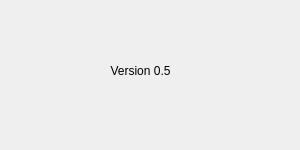
<?xml version="1.0" encoding="UTF-8"?>
<ui version="4.0">
 <class>Dialog</class>
 <widget class="QDialog" name="Dialog">
  <property name="geometry">
   <rect>
    <x>0</x>
    <y>0</y>
    <width>300</width>
    <height>150</height>
   </rect>
  </property>
  <property name="minimumSize">
   <size>
    <width>300</width>
    <height>150</height>
   </size>
  </property>
  <property name="maximumSize">
   <size>
    <width>300</width>
    <height>150</height>
   </size>
  </property>
  <property name="windowTitle">
   <string>Setting</string>
  </property>
  <widget class="QLabel" name="label">
   <property name="geometry">
    <rect>
     <x>80</x>
     <y>60</y>
     <width>121</width>
     <height>21</height>
    </rect>
   </property>
   <property name="lineWidth">
    <number>3</number>
   </property>
   <property name="text">
    <string>Version 0.5</string>
   </property>
   <property name="scaledContents">
    <bool>false</bool>
   </property>
   <property name="alignment">
    <set>Qt::AlignCenter</set>
   </property>
  </widget>
 </widget>
 <resources/>
 <connections/>
</ui>
